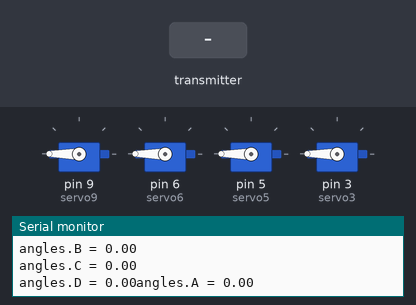
This sketch was run on a simulated Arduino Uno, built with avr-gcc and run on an emulated ATmega328P. Parts: 4 × servo, the last lines printed to the serial monitor. The inputs (shaded band) are chosen by the test bench. No radio packets arrive unless stated.

Above: at 1.2 s.
1.3 s: the transmitter starts sending A = 25
At 2.5 s:
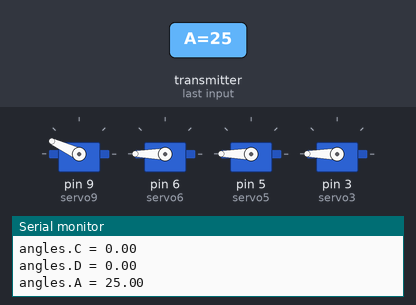
2.8 s: the transmitter starts sending B = 25
At 4.0 s:
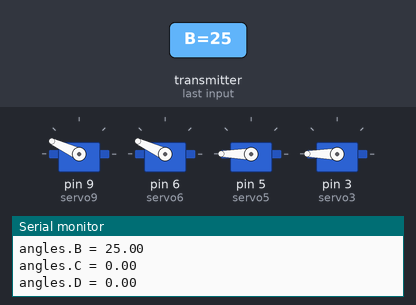
4.3 s: the transmitter starts sending C = 25
At 5.4 s:
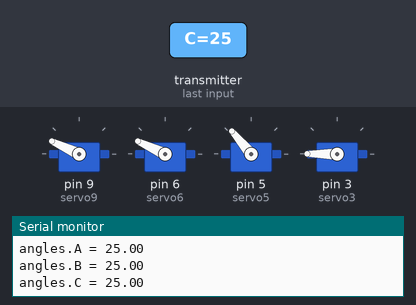
5.9 s: the transmitter starts sending D = 25
At 6.3 s:
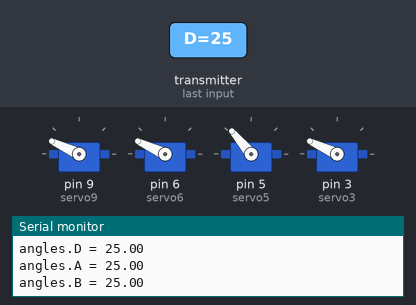
7.4 s: the transmitter starts sending A = 0
At 8.6 s:
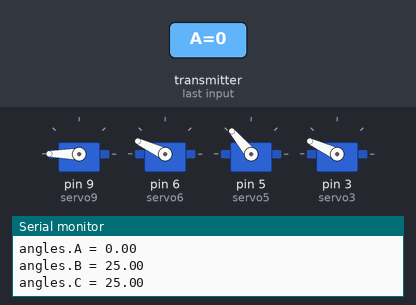
8.9 s: the transmitter starts sending A = 100
At 9.5 s:
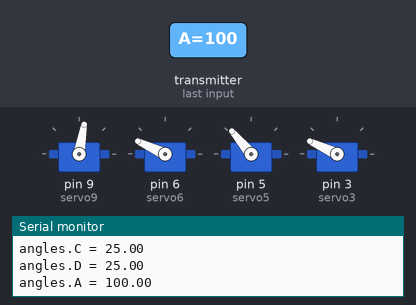
Timing chart, 0 to 11.4 s (numbered marks = the images above; inputs shaded):
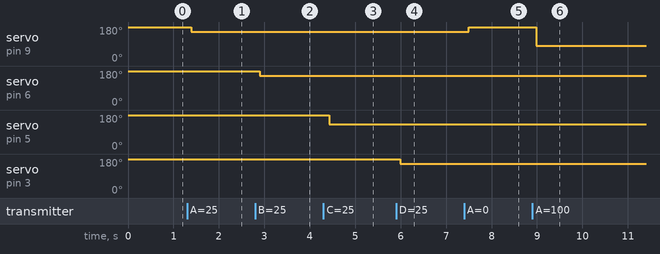

Measured:
- after the input at 1.3 s, servo on pin 9 (servo9): 180° → 155° after 0.09 s
- after the input at 2.8 s, servo on pin 6 (servo6): 180° → 155° after 0.10 s
- after the input at 4.3 s, servo on pin 5 (servo5): 180° → 130° after 0.13 s
- after the input at 5.9 s, servo on pin 3 (servo3): 180° → 155° after 0.09 s
- after the input at 7.4 s, servo on pin 9 (servo9): 155° → 180° after 0.10 s
- after the input at 8.9 s, servo on pin 9 (servo9): 180° → 80° after 0.08 s

The sketch:

servo_reciever.ino
```cpp
#include <SPI.h>
#include <nRF24L01.h>
#include <RF24.h>
#include <Servo.h>

RF24 radio(7, 10); // CE, CSN
const byte address[6] = "lerf2";

//  Creating a struct in order to send the data
typedef struct{
  float A;
  float B;
  float C;
  float D;
}
A_t;

A_t angles;

// This is for the Servos
Servo servo9;
Servo servo6;
Servo servo5;
Servo servo3;

void setup() {
Serial.begin(9600);
radio.begin();
radio.openReadingPipe(0, address);   //Setting the address at which we will receive the data
//radio.setPALevel(RF24_PA_MIN);       //You can set this as minimum or maximum depending on the distance between the transmitter and receiver.
radio.startListening();              //This sets the module as receiver

// This is for the Servos
servo9.attach(9);
servo6.attach(6);
servo5.attach(5);
servo3.attach(3);
}

void loop(){
char text0[] = "";
if (radio.available()) {            //Looking for the data.
    radio.read(&angles, sizeof(angles));
    radio.read(&text0, sizeof(text0));    //Reading the data
    Serial.println(text0);
}
if ((angles.A > 4294967040.0) && (angles.B > 4294967040.0) && (angles.C > 4294967040.0)
  && (angles.D > 4294967040.0) && (angles.A < -4294967040.0) && (angles.B < -4294967040.0)
  && (angles.C < -4294967040.0) && (angles.D < -4294967040.0)){
    return;
  }

// Printing struct data
Serial.print("angles.A = ");
Serial.print(angles.A);
Serial.print("\nangles.B = ");
Serial.print(angles.B);
Serial.print("\nangles.C = ");
Serial.print(angles.C);
Serial.print("\nangles.D = ");
Serial.print(angles.D);

// This is for the servos
   if (angles.A > 180) {
    angles.A = 180;
  }
    servo9.write(180 - angles.A);

  if (angles.B > 180) {
    angles.B = 180;
  }
    servo6.write(180 - angles.B);

  if (angles.C > 180) {
    angles.C = 180;
  }
    servo5.write(180 - (angles.C*2));

  if (angles.D > 180) {
    angles.D = 180;
  }
    servo3.write(180 - angles.D);

}
```
